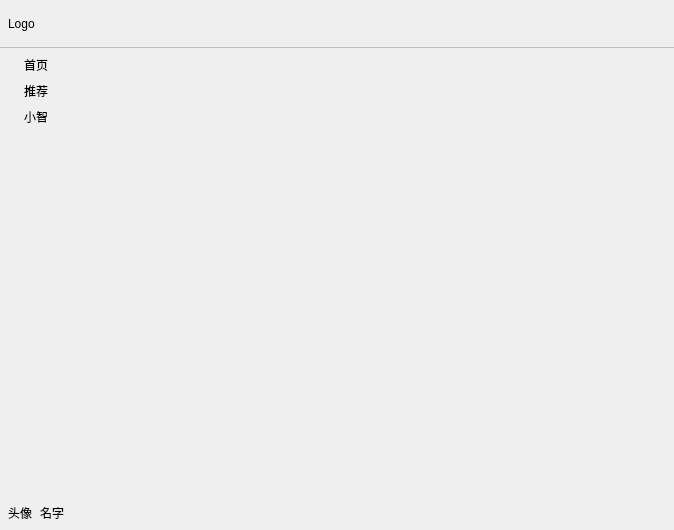
<?xml version="1.0" encoding="UTF-8"?>
<ui version="4.0">
 <class>App</class>
 <widget class="QWidget" name="App">
  <property name="geometry">
   <rect>
    <x>0</x>
    <y>0</y>
    <width>674</width>
    <height>530</height>
   </rect>
  </property>
  <property name="windowTitle">
   <string>App</string>
  </property>
  <property name="styleSheet">
   <string notr="true">.QPushButton{
	border: none;
	background: transparent;
}
.QPushButton::hover{
	background: #cdcdcd;
}
.QPushButton::pressed{
	background: #e6e6e6;
}</string>
  </property>
  <layout class="QVBoxLayout" name="verticalLayout_2">
   <property name="spacing">
    <number>0</number>
   </property>
   <property name="leftMargin">
    <number>0</number>
   </property>
   <property name="topMargin">
    <number>0</number>
   </property>
   <property name="rightMargin">
    <number>0</number>
   </property>
   <property name="bottomMargin">
    <number>0</number>
   </property>
   <item>
    <widget class="QWidget" name="widget_title" native="true">
     <property name="styleSheet">
      <string notr="true">.QPushButton{
	border-radius: 16px;
	width: 32px;
	height: 32px;
}

#widget_title{
	border-bottom: 1px solid #bfbfbf;
}</string>
     </property>
     <layout class="QHBoxLayout" name="horizontalLayout">
      <property name="spacing">
       <number>8</number>
      </property>
      <property name="leftMargin">
       <number>8</number>
      </property>
      <property name="topMargin">
       <number>8</number>
      </property>
      <property name="rightMargin">
       <number>8</number>
      </property>
      <property name="bottomMargin">
       <number>8</number>
      </property>
      <item>
       <widget class="QLabel" name="label_logo">
        <property name="text">
         <string>Logo</string>
        </property>
       </widget>
      </item>
      <item>
       <spacer name="horizontalSpacer">
        <property name="orientation">
         <enum>Qt::Horizontal</enum>
        </property>
        <property name="sizeHint" stdset="0">
         <size>
          <width>503</width>
          <height>20</height>
         </size>
        </property>
       </spacer>
      </item>
      <item>
       <widget class="QPushButton" name="btn_minimize">
        <property name="text">
         <string/>
        </property>
        <property name="icon">
         <iconset resource="../../resources/resources.qrc">
          <normaloff>:/icon/icon/interface/minimize.png</normaloff>:/icon/icon/interface/minimize.png</iconset>
        </property>
        <property name="checkable">
         <bool>false</bool>
        </property>
        <property name="default">
         <bool>false</bool>
        </property>
        <property name="flat">
         <bool>false</bool>
        </property>
       </widget>
      </item>
      <item>
       <widget class="QPushButton" name="btn_reduce">
        <property name="styleSheet">
         <string notr="true"/>
        </property>
        <property name="text">
         <string/>
        </property>
        <property name="icon">
         <iconset resource="../../resources/resources.qrc">
          <normaloff>:/icon/icon/interface/maximize.png</normaloff>:/icon/icon/interface/maximize.png</iconset>
        </property>
        <property name="checkable">
         <bool>false</bool>
        </property>
        <property name="flat">
         <bool>false</bool>
        </property>
       </widget>
      </item>
      <item>
       <widget class="QPushButton" name="btn_close">
        <property name="text">
         <string/>
        </property>
        <property name="icon">
         <iconset resource="../../resources/resources.qrc">
          <normaloff>:/icon/icon/interface/close.png</normaloff>:/icon/icon/interface/close.png</iconset>
        </property>
        <property name="checkable">
         <bool>false</bool>
        </property>
        <property name="flat">
         <bool>false</bool>
        </property>
       </widget>
      </item>
     </layout>
    </widget>
   </item>
   <item>
    <layout class="QHBoxLayout" name="horizontalLayout_3">
     <item>
      <widget class="QWidget" name="widget_function" native="true">
       <layout class="QVBoxLayout" name="verticalLayout">
        <property name="spacing">
         <number>8</number>
        </property>
        <property name="leftMargin">
         <number>8</number>
        </property>
        <property name="topMargin">
         <number>8</number>
        </property>
        <property name="rightMargin">
         <number>8</number>
        </property>
        <property name="bottomMargin">
         <number>8</number>
        </property>
        <item>
         <widget class="QPushButton" name="btn_home">
          <property name="text">
           <string>首页</string>
          </property>
         </widget>
        </item>
        <item>
         <widget class="QPushButton" name="btn_recommend">
          <property name="text">
           <string>推荐</string>
          </property>
         </widget>
        </item>
        <item>
         <widget class="QPushButton" name="btn_agent">
          <property name="text">
           <string>小智</string>
          </property>
         </widget>
        </item>
        <item>
         <spacer name="verticalSpacer">
          <property name="orientation">
           <enum>Qt::Vertical</enum>
          </property>
          <property name="sizeHint" stdset="0">
           <size>
            <width>20</width>
            <height>379</height>
           </size>
          </property>
         </spacer>
        </item>
        <item>
         <layout class="QHBoxLayout" name="horizontalLayout_2">
          <item>
           <widget class="QPushButton" name="btn_avatar">
            <property name="text">
             <string>头像</string>
            </property>
           </widget>
          </item>
          <item>
           <widget class="QLabel" name="label_name">
            <property name="text">
             <string>名字</string>
            </property>
           </widget>
          </item>
         </layout>
        </item>
       </layout>
      </widget>
     </item>
     <item>
      <widget class="QStackedWidget" name="stackedWidget"/>
     </item>
    </layout>
   </item>
  </layout>
 </widget>
 <resources>
  <include location="../../resources/resources.qrc"/>
 </resources>
 <connections/>
</ui>
